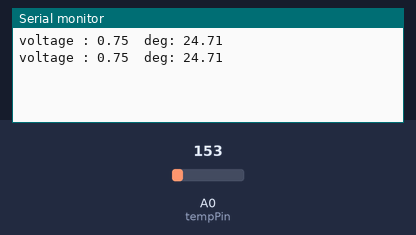
Bench run of a sketch on a simulated Arduino Uno, built with avr-gcc and run on an emulated ATmega328P. Shown: the last lines printed to the serial monitor. Inputs (shaded band) come from the test bench; at power-on: A0 (tempPin) = 153.

Above: at 1.8 s.
1.9 s: A0 (tempPin) set to 165
At 2.8 s:
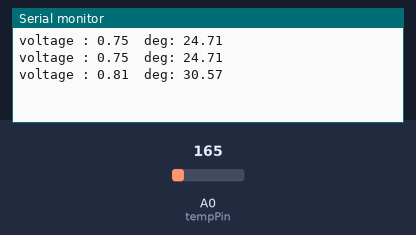
3.4 s: A0 (tempPin) set to 175
At 4.8 s:
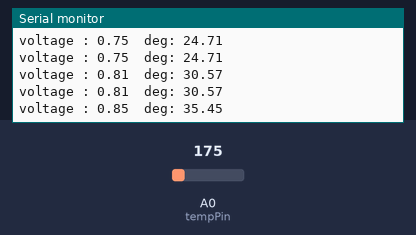
Timing chart, 0 to 6.4 s (numbered marks = the images above; inputs shaded):
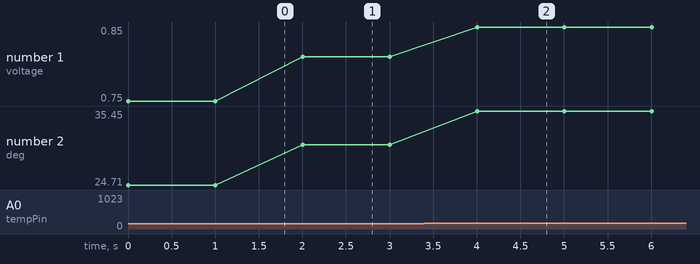

Measured:
- after the input at 1.9 s, the serial monitor: prints a new line after 0.10 s (image 1)
- after the input at 3.4 s, the serial monitor: prints a new line after 0.60 s (image 2)
- plotted number 1: 0.75 → 0.81 after the input at 1.9 s, 0.81 → 0.85 after the input at 3.4 s
- plotted number 2: 24.71 → 30.57 after the input at 1.9 s, 30.57 → 35.45 after the input at 3.4 s

The sketch:

Temperature_TMP36.ino
```cpp
int tempPin = 0;
float V, C;

void setup()
{
  Serial.begin(9600);
}

void loop()
{
  int reading = analogRead(tempPin);
  V = reading * 5;
  V = V / 1024;
  C = 100 * (V - 0.5);
  Serial.print("voltage : ");
  Serial.print(V);
  Serial.print("  deg: ");
  Serial.print(C);
  Serial.print("\n");
  delay(1000);
}
```
